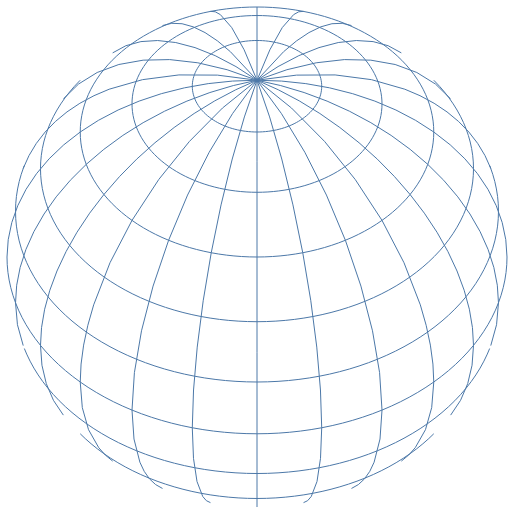

The specification (Vega-Lite) saved for this image:
### Vega-Lite specification from a JSON file in a GitHub repository (floating-point values rounded to 4 significant figures)
{"$schema": "https://vega.github.io/schema/vega-lite/v3.json", "width": 500, "height": 500, "projection": {"type": "orthographic", "rotate": [0, -45, 0]}, "data": {"graticule": {"step": [15, 15]}}, "mark": {"type": "geoshape", "stroke": "#4c78a8"}}
